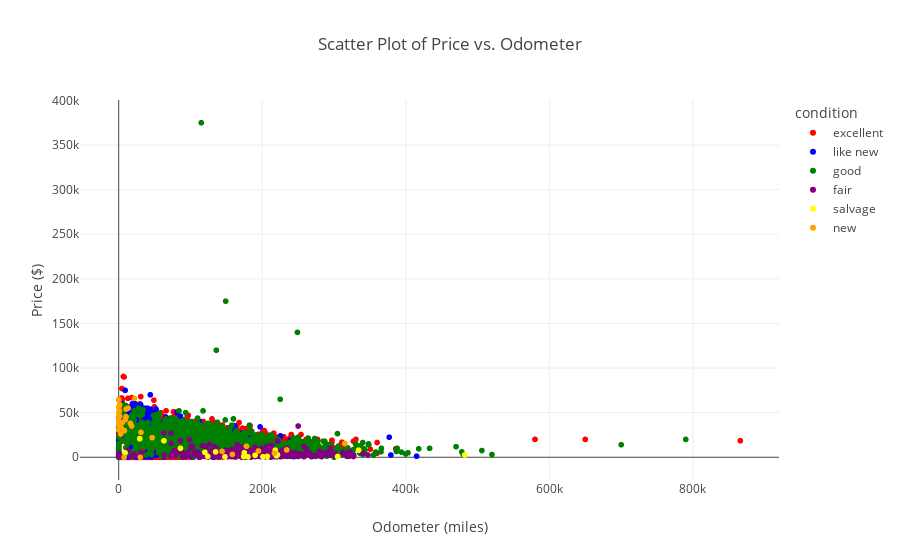

Notebook code for this chart:
### Code cell
import plotly.express as px

# Scatter plot of Cylinders versus Odometer
fig = px.scatter(vehicles_dropped, 
                 x='odometer', 
                 y='price', 
                 color='condition',  # Change this to your chosen categorical variable
                 color_discrete_sequence=['red', 'blue', 'green', 'purple', 'yellow', 'orange'],
                 title='Scatter Plot of Price vs. Odometer',
                 labels={'odometer': 'Odometer (miles)', 'price': 'Price ($)'},
                 hover_name='model')  # Optional: Shows the model on hover
fig.show()

### Figure 1 — Plotly figure (JSON) as saved in the notebook; plotly's stock layout.template omitted (floating-point values rounded to 4 significant figures; data arrays with more than 128 entries replaced by an {"elided": "..."} marker saying what was removed)
{"data": [{"hovertemplate": "<b>%{hovertext}</b><br><br>condition=excellent<br>Odometer (miles)=%{x}<br>Price ($)=%{y}<extra></extra>", "hovertext": {"elided": "7452 str values"}, "legendgroup": "excellent", "marker": {"color": "red", "symbol": "circle"}, "mode": "markers", "name": "excellent", "showlegend": true, "type": "scattergl", "x": {"elided": "7452 int values"}, "xaxis": "x", "y": {"elided": "7452 int values"}, "yaxis": "y"}, {"hovertemplate": "<b>%{hovertext}</b><br><br>condition=like new<br>Odometer (miles)=%{x}<br>Price ($)=%{y}<extra></extra>", "hovertext": {"elided": "1329 str values"}, "legendgroup": "like new", "marker": {"color": "blue", "symbol": "circle"}, "mode": "markers", "name": "like new", "showlegend": true, "type": "scattergl", "x": {"elided": "1329 int values"}, "xaxis": "x", "y": {"elided": "1329 int values"}, "yaxis": "y"}, {"hovertemplate": "<b>%{hovertext}</b><br><br>condition=good<br>Odometer (miles)=%{x}<br>Price ($)=%{y}<extra></extra>", "hovertext": {"elided": "5552 str values"}, "legendgroup": "good", "marker": {"color": "green", "symbol": "circle"}, "mode": "markers", "name": "good", "showlegend": true, "type": "scattergl", "x": {"elided": "5552 int values"}, "xaxis": "x", "y": {"elided": "5552 int values"}, "yaxis": "y"}, {"hovertemplate": "<b>%{hovertext}</b><br><br>condition=fair<br>Odometer (miles)=%{x}<br>Price ($)=%{y}<extra></extra>", "hovertext": {"elided": "453 str values"}, "legendgroup": "fair", "marker": {"color": "purple", "symbol": "circle"}, "mode": "markers", "name": "fair", "showlegend": true, "type": "scattergl", "x": {"elided": "453 int values"}, "xaxis": "x", "y": {"elided": "453 int values"}, "yaxis": "y"}, {"hovertemplate": "<b>%{hovertext}</b><br><br>condition=salvage<br>Odometer (miles)=%{x}<br>Price ($)=%{y}<extra></extra>", "hovertext": ["nissan frontier", "ford f-150", "ford f-250 super duty", "toyota tundra", "ford expedition", "ford f350", "ram 1500", "toyota tacoma", "ford taurus", "gmc yukon", "gmc sierra", "ford taurus", "toyota tundra", "toyota tundra", "ford f350 super duty", "honda cr-v", "ram 1500", "ram 1500", "subaru impreza", "jeep grand cherokee", "jeep cherokee"], "legendgroup": "salvage", "marker": {"color": "yellow", "symbol": "circle"}, "mode": "markers", "name": "salvage", "showlegend": true, "type": "scattergl", "x": [120000, 175000, 334250, 482000, 219700, 218000, 221184, 63000, 8900, 174048, 305000, 86000, 29328, 29328, 135000, 148000, 190000, 201000, 124000, 180000, 207000], "xaxis": "x", "y": [5500, 5000, 8000, 2500, 1800, 8000, 2700, 18500, 5000, 800, 800, 9975, 20750, 20750, 6000, 500, 2250, 600, 1000, 450, 1000], "yaxis": "y"}, {"hovertemplate": "<b>%{hovertext}</b><br><br>condition=new<br>Odometer (miles)=%{x}<br>Price ($)=%{y}<extra></extra>", "hovertext": ["chevrolet silverado 1500", "chevrolet colorado", "gmc sierra 2500hd", "gmc sierra 2500hd", "chevrolet silverado", "ford f-150", "chevrolet silverado", "chevrolet silverado", "jeep grand cherokee", "chevrolet colorado", "toyota tacoma", "toyota rav4", "ram 2500", "chevrolet silverado 3500hd", "chevrolet silverado", "ram 1500", "ram 2500", "ford f-250", "gmc sierra 1500", "ford f-150", "ram 2500", "chevrolet silverado 1500", "chevrolet silverado 1500", "chevrolet silverado 2500hd", "chevrolet silverado 1500", "chevrolet tahoe", "jeep wrangler unlimited", "chevrolet silverado 2500hd", "chevrolet silverado 3500hd", "subaru outback", "toyota sienna", "chevrolet silverado 2500hd", "chevrolet silverado 3500hd", "chevrolet silverado 1500", "chevrolet silverado 1500", "chevrolet silverado 1500", "chevrolet suburban", "chevrolet silverado 2500hd", "chevrolet silverado 2500hd", "chevrolet silverado 1500", "gmc sierra", "jeep grand cherokee", "chevrolet trailblazer", "toyota tacoma", "ford f-250"], "legendgroup": "new", "marker": {"color": "orange", "symbol": "circle"}, "mode": "markers", "name": "new", "showlegend": true, "type": "scattergl", "x": [194700, 2800, 23, 20, 3396, 178000, 30000, 10200, 217000, 8002, 9000, 7500, 999, 1399, 18000, 31000, 315000, 10200, 1261, 16200, 13000, 7, 7, 5, 7, 7, 10, 5, 5, 144000, 5000, 7, 5, 5, 5, 5, 7, 7, 7, 7, 1428, 46574, 158380, 234000, 22000], "xaxis": "x", "y": [7000, 26000, 37490, 37490, 32500, 12300, 1, 45500, 4500, 29900, 42000, 1, 51995, 58500, 35000, 28000, 15300, 54000, 38800, 38000, 55000, 46058, 38414, 50025, 45962, 41800, 30740, 56004, 64493, 6500, 38900, 50440, 64493, 36494, 36347, 36262, 64010, 56504, 56504, 45613, 46200, 21999, 3200, 8200, 66000], "yaxis": "y"}], "layout": {"legend": {"title": {"text": "condition"}, "tracegroupgap": 0}, "title": {"text": "Scatter Plot of Price vs. Odometer"}, "xaxis": {"anchor": "y", "domain": [0, 1], "title": {"text": "Odometer (miles)"}}, "yaxis": {"anchor": "x", "domain": [0, 1], "title": {"text": "Price ($)"}}}}
